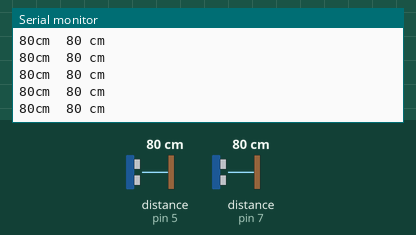
Bench run of a sketch on a simulated Arduino Uno, built with avr-gcc and run on an emulated ATmega328P. On the bench: the last lines printed to the serial monitor. The test bench sets the inputs (shaded band); at power-on: distance to the obstacle (sensors on pin 5, pin 7) 80 cm.

Above: at 1.2 s.
1.3 s: distance to the obstacle (sensor on pin 5) set to 2 cm
At 2.4 s:
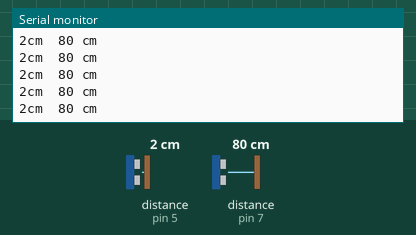
4.3 s: distance to the obstacle (sensor on pin 7) set to 2 cm
At 5.1 s:
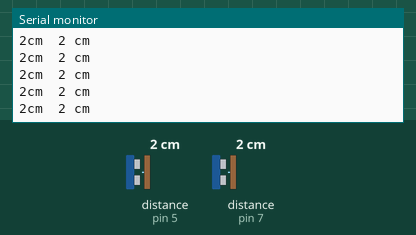
7.3 s: distance to the obstacle (sensor on pin 5) set to 9 cm
At 7.9 s:
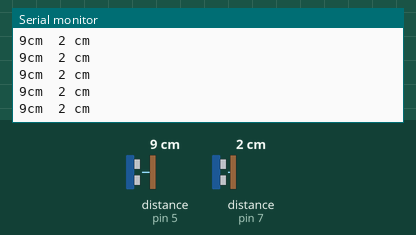
10.3 s: distance to the obstacle (sensor on pin 5) set to 4 cm
At 11.4 s:
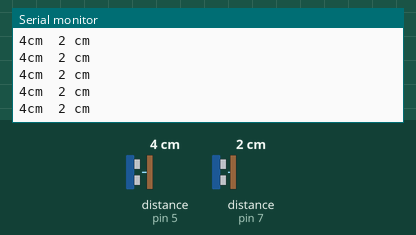
13.3 s: distance to the obstacle (sensor on pin 7) set to 120 cm
At 14.3 s:
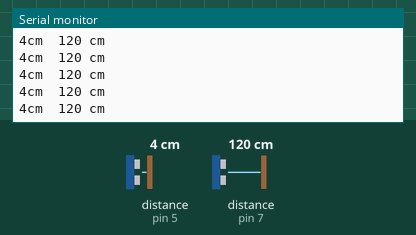
16.3 s: distance to the obstacle (sensor on pin 7) set to 60 cm
At 16.9 s:
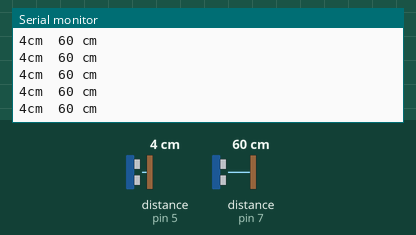
Timing chart, 0 to 19.3 s (numbered marks = the images above; inputs shaded):
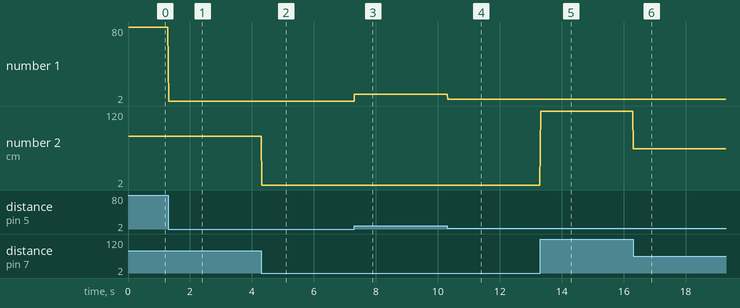

Measured:
- after the input at 1.3 s, the serial monitor: prints a new line at once (image 1)
- after the input at 4.3 s, the serial monitor: prints a new line at once (image 2)
- after the input at 7.3 s, the serial monitor: prints a new line at once (image 3)
- after the input at 10.3 s, the serial monitor: prints a new line at once (image 4)
- after the input at 13.3 s, the serial monitor: prints a new line at once (image 5)
- after the input at 16.3 s, the serial monitor: prints a new line at once (image 6)
- plotted number 1: 80 → 2 after the input at 1.3 s, 2 → 9 after the input at 7.3 s, 9 → 4 after the input at 10.3 s
- plotted number 2: 2 → 120 after the input at 13.3 s, 120 → 60 after the input at 16.3 s

The sketch:

ultrasonic_sensor.ino
```cpp
// ultrasonic sensors
#include "Ultrasonic.h" // downlaod library here: https://github.com/Seeed-Studio/Seeed_Arduino_UltrasonicRanger/archive/master.zip
Ultrasonic ultrasonic_one(7); // set pin here
Ultrasonic ultrasonic_two(5); // set pin here

long RangeInCentimeters_one;
long RangeInCentimeters_two;

// interval measure sensor
unsigned long lastMeasurement = 0;
int updateMeasurement = 10; // interval to send value via serial port

void setup() {
  Serial.begin(9600);
}
void loop() {

  // measure ultrasonic sensors
  // just every x (updateMeasurement) milliseconds
  if ((millis() - lastMeasurement) > updateMeasurement) {

    // get distance in cm
    RangeInCentimeters_one = ultrasonic_one.MeasureInCentimeters();
    RangeInCentimeters_two = ultrasonic_two.MeasureInCentimeters();

    Serial.print(RangeInCentimeters_two);
    Serial.print("cm  ");
    Serial.print(RangeInCentimeters_one);
    Serial.println(" cm");

    // update timestamp last measurment
    lastMeasurement = millis();
  }

}
```
